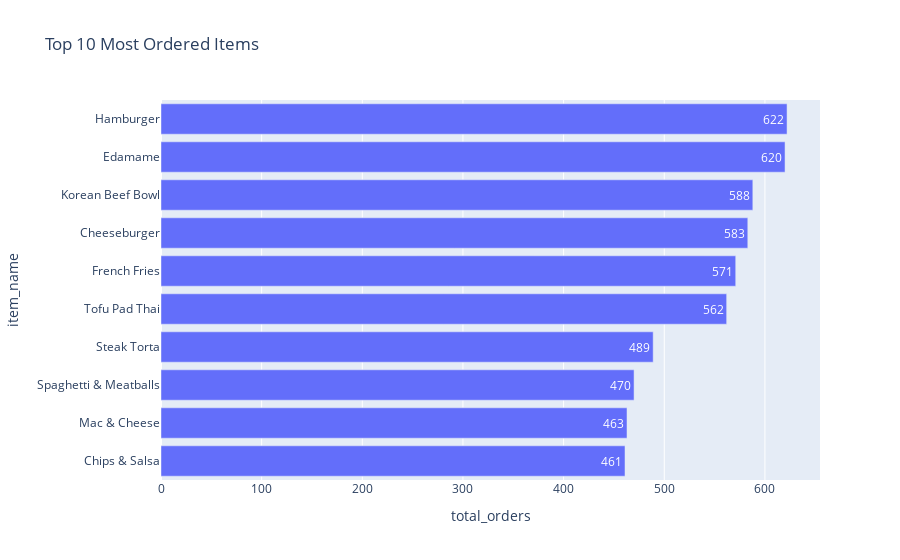

Notebook cell for this chart:
### Markdown cell above
### Top 10 Most Ordered Items.

### Code cell
query = """
SELECT 
    m.item_name, COUNT(o.order_details_id) AS total_orders
FROM
    order_details o
        JOIN
    menu_items m ON o.item_id = m.menu_item_id
GROUP BY m.item_name
ORDER BY total_orders DESC
LIMIT 10;
"""

cur.execute(query)

data = cur.fetchall()

data

df = pd.DataFrame(data, columns = ['item_name','total_orders'])
df_sorted = df.sort_values(by='total_orders')
fig = px.bar(df_sorted, x='total_orders', y='item_name', text = 'total_orders',title= 'Top 10 Most Ordered Items')


fig.show()

### Figure 1 — Plotly figure (JSON) as saved in the notebook; plotly's stock layout.template omitted (floating-point values rounded to 4 significant figures)
{"data": [{"hovertemplate": "total_orders=%{text}<br>item_name=%{y}<extra></extra>", "legendgroup": "", "marker": {"color": "#636efa", "pattern": {"shape": ""}}, "name": "", "orientation": "h", "showlegend": false, "text": [461.0, 463.0, 470.0, 489.0, 562.0, 571.0, 583.0, 588.0, 620.0, 622.0], "textposition": "auto", "type": "bar", "x": [461, 463, 470, 489, 562, 571, 583, 588, 620, 622], "xaxis": "x", "y": ["Chips & Salsa", "Mac & Cheese", "Spaghetti & Meatballs", "Steak Torta", "Tofu Pad Thai", "French Fries", "Cheeseburger", "Korean Beef Bowl", "Edamame", "Hamburger"], "yaxis": "y"}], "layout": {"autosize": true, "barmode": "relative", "legend": {"tracegroupgap": 0}, "title": {"text": "Top 10 Most Ordered Items"}, "xaxis": {"anchor": "y", "autorange": true, "domain": [0, 1], "range": [0, 654.7], "title": {"text": "total_orders"}, "type": "linear"}, "yaxis": {"anchor": "x", "autorange": true, "domain": [0, 1], "range": [-0.5, 9.5], "title": {"text": "item_name"}, "type": "category"}}}
